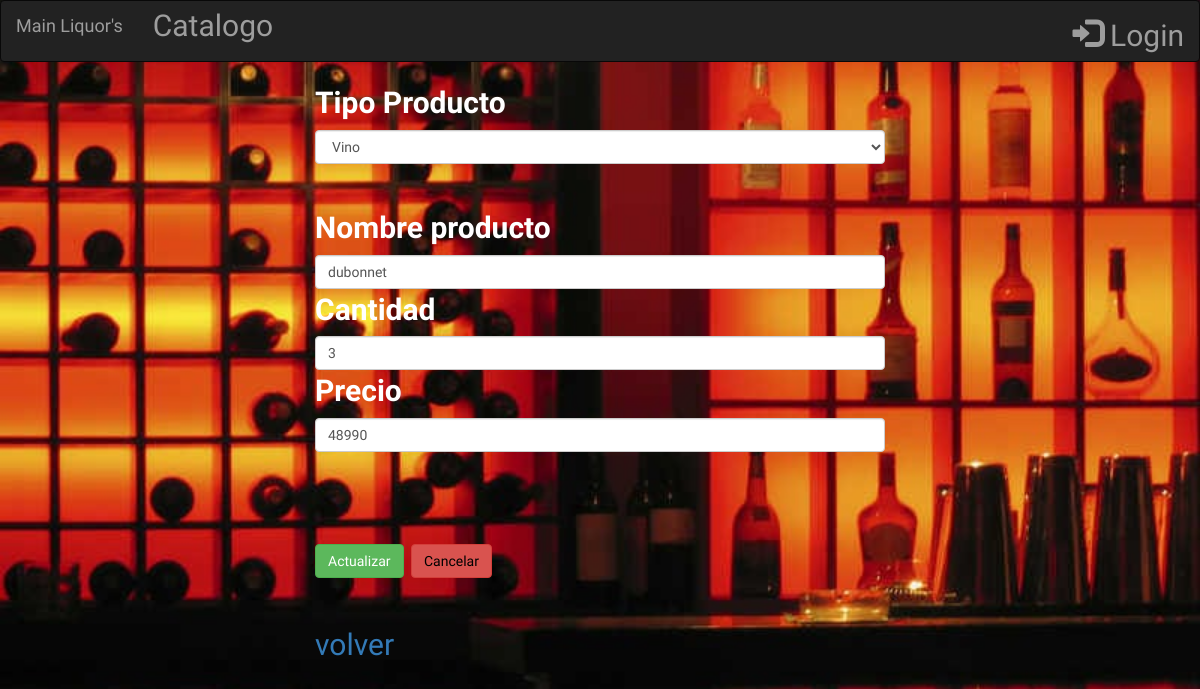
Page /?c=Inventario&m=actualizar&id=9 (signed in) on the committed database.
### tables this page shows
CREATE TABLE `productos` (
  `id_producto` int(11) NOT NULL,
  `fk_tipo_producto` int(11) NOT NULL,
  `producto` varchar(45) NOT NULL,
  `cantidad` decimal(30,0) NOT NULL,
  `precio` decimal(10,0) NOT NULL
);

### controllers/InventarioController.php (called while the page is built, shortened)
<?php
class InventarioController extends Inventario {
    public function actualizar(){
        require_once ('views/inventario/editar.php');
    }
}
?>

### index.php (called while the page is built, shortened)
<?php
$m = isset($_REQUEST['m']) ? $_REQUEST ['m'] : 'index';
$objeto = new $c();
$objeto->$m();
?>

### models/DB.php (called while the page is built)
<?php
    class DB{
        public static function conectar(){
            try{
                $pdo = new PDO('mysql: host=localhost; dbname=inventario; charset=utf8;', 'root', '');
                $pdo->setAttribute(PDO::ATTR_ERRMODE, PDO::ERRMODE_EXCEPTION);
                return $pdo;
            }catch(Exception $e){
                die($e->getMessage());
            }
        }
    }
?>

### models/Inventario.php (called while the page is built, shortened)
<?php
    class Inventario extends DB{
        public function request(){
            try{
                $stm=parent::conectar()->prepare("SELECT * FROM productos INNER JOIN tipo_producto ON fk_tipo_producto = tipo_producto.id_tipo_producto");
                $stm->execute();
                return $stm->fetchALL(PDO::FETCH_OBJ);
            }catch(Exception $e){
                die($e->getMessage());
            }
        }
        public function ConsultaTipoProducto(){
            try{
                $stm = parent::conectar()->prepare("SELECT * FROM Tipo_producto");
                $stm->execute();
                return $stm->fetchAll(PDO::FETCH_OBJ);
            }catch(Exception $e){
                die($e->getMessage());
            }
        }
    }
?>

### views/inventario/editar.php (the view, shortened to what this page needs)
<?php require_once ('views/layout/head.php')?>
<body class="fondo" background="assets/all/img/fon2.jpg">
<?php  require_once ('views/layout/nav.php')  ?>
    <div class="col-md-6 col-md-offset-3 stiloletra2">
        <form action="?c=Inventario&m=edit" method="post">
        <?php
            $id = $_REQUEST['id'];
            $r = parent::request();
        ?>
        <?php foreach($r as $a){
            if($id == $a->id_producto){ ?>
                <label for="">Tipo Producto</label>
                <select name="fk_tipo_producto" id="" class="form-control" required>
                    <?php foreach(parent::consultaTipoProducto() as $r ) { ?>
                    <option value="<?php echo $r->id_tipo_producto?>"><?php echo $r->tipo_producto ?></option>
                    <?php } ?>
                </select>
                <br>
                <label for="">Nombre producto</label>
                <input type="text" name="producto" class="form-control" value="<?php echo $a->producto?>">
                <label for="">Cantidad</label>
                <input type="number" name="cantidad" class="form-control" value="<?php echo $a->cantidad?>">
                <label for="">Precio</label>
                <input type="number" name="precio" class="form-control" value="<?php echo $a->precio?>">
                <br>
                <?php } } ?>
                <br>
                <button class="btn btn-success"> Actualizar</button>
                <button class="btn btn-danger" ><a style="text-decoration:none; color:black;"  href="?c=Inventario&m=index">Cancelar</a></button>
                <br> <br>
                <a href="?c=Inventario&m=index" style="text-decoration:none;">volver</a>
        </form>
    </div>
</body>

### assets/css/style.css (style rules this page uses)
.fondo { background-repeat: no-repeat; background-size: 100%; }
.stiloletra2 { font-family: 'Courgette'; font-size: 30px; color: #ffffff; }

### rows in the picture
productos: producto "dubonnet", cantidad "3", precio "48990"

### other values in the picture
form field fk_tipo_producto "Vino"
